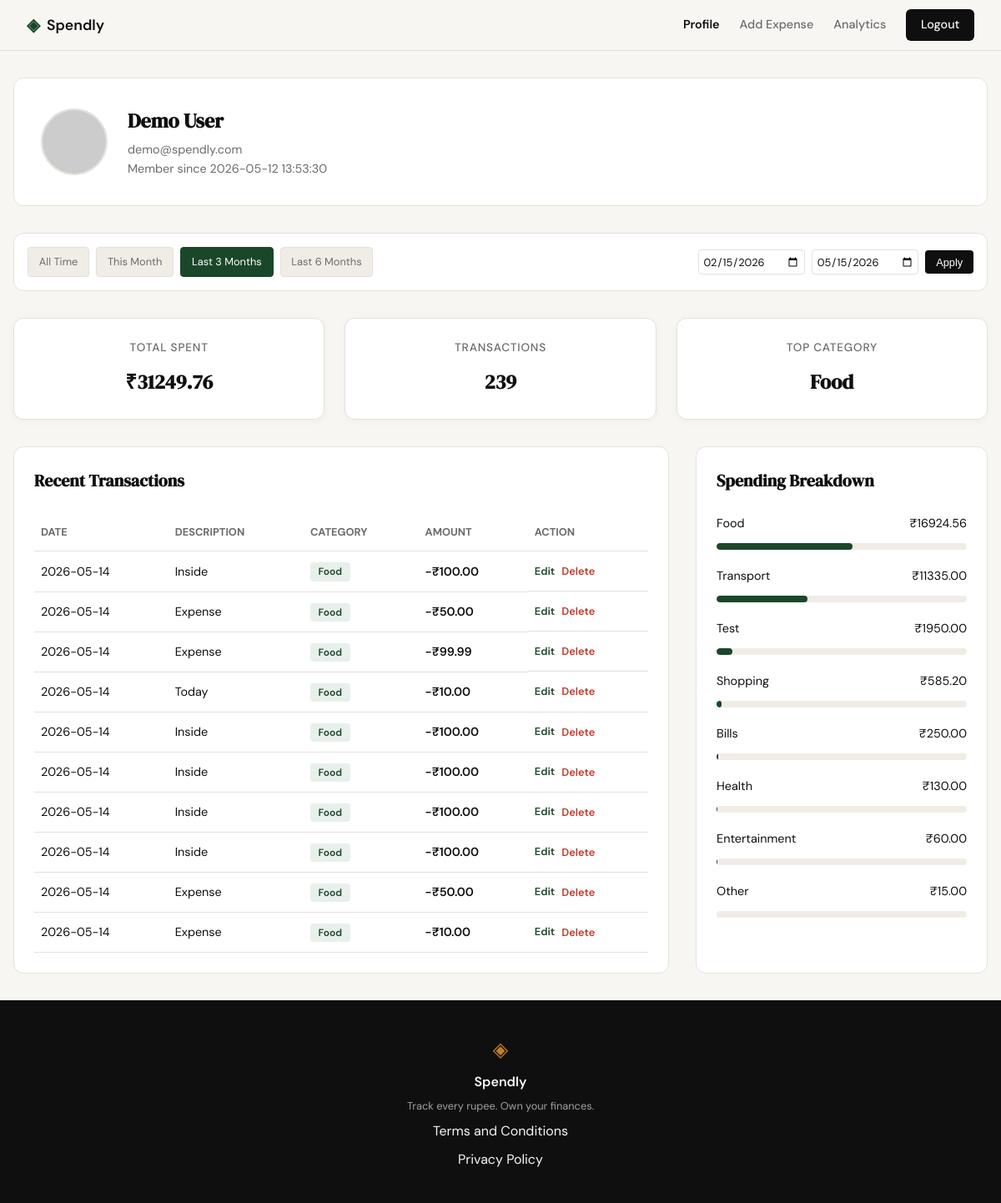
Page /profile?date_from=2026-02-15&date_to=2026-05-15 (signed in) on the committed database.
### tables this page shows
CREATE TABLE users (
            id INTEGER PRIMARY KEY AUTOINCREMENT,
            name TEXT NOT NULL,
            email TEXT UNIQUE NOT NULL,
            password_hash TEXT NOT NULL,
            created_at TEXT DEFAULT (datetime('now'))
        );

CREATE TABLE expenses (
            id INTEGER PRIMARY KEY AUTOINCREMENT,
            user_id INTEGER NOT NULL,
            amount REAL NOT NULL,
            category TEXT NOT NULL,
            date TEXT NOT NULL,
            description TEXT,
            created_at TEXT DEFAULT (datetime('now')),
            FOREIGN KEY (user_id) REFERENCES users (id)
        );

### app.py (the view)
@app.route("/profile")
@login_required
def profile():
    user_id = session.get("user_id")
    date_from = request.args.get("date_from")
    date_to = request.args.get("date_to")
    def validate_date(d):
        if not d: return None
        try:
            return datetime.strptime(d, "%Y-%m-%d").date().isoformat()
        except ValueError:
            return None
    date_from = validate_date(date_from)
    date_to = validate_date(date_to)
    if date_from and date_to and date_from > date_to:
        flash("Start date must be before end date.")
        date_from = date_to = None
    db = get_db()
    user_row = db.execute(
        "SELECT name, email, created_at FROM users WHERE id = ?",
        (user_id,)
    ).fetchone()
    stats_row = get_summary_stats(user_id, date_from, date_to)
    total_spent_val = stats_row["total_spent"] if stats_row and stats_row["total_spent"] is not None else 0.0
    transaction_count = stats_row["transaction_count"] if stats_row else 0
    categories_rows = get_category_breakdown(user_id, date_from, date_to)
    category_breakdown = []
    top_category = "N/A"
    for i, row in enumerate(categories_rows):
        category = row["category"]
        amount = row["total"]
        percentage = (amount / total_spent_val * 100) if total_spent_val > 0 else 0
        if i == 0:
            top_category = category
        category_breakdown.append({
            "category": category,
            "amount": f"₹{amount:.2f}",
            "percentage": round(percentage, 1)
        })
    transactions_rows = get_recent_transactions(user_id, date_from=date_from, date_to=date_to)
    user_profile = {
        "user": {
            "name": user_row["name"],
            "email": user_row["email"],
            "join_date": user_row["created_at"],
            "avatar": f"https://api.dicebear.com/7.x/avataaars/svg?seed={user_row['name']}"
        },
        "stats": {
            "total_spent": f"₹{total_spent_val:.2f}",
            "transaction_count": transaction_count,
            "top_category": top_category
        },
        "category_breakdown": category_breakdown,
        "transactions": [
            {
                "id": row["id"],
                "date": row["date"],
                "description": row["description"],
                "category": row["category"],
                "amount": f"-₹{row['amount']:.2f}"
            }
            for row in transactions_rows
        ]
    }
    today = date.today()
    this_month_start = today.replace(day=1).isoformat()
    this_month_end = today.isoformat()
    last_3m_start = (today - relativedelta(months=3)).isoformat()
    last_3m_end = today.isoformat()
    last_6m_start = (today - relativedelta(months=6)).isoformat()
    last_6m_end = today.isoformat()
    return render_template(
        "profile.html",
        profile=user_profile,
        date_from=date_from,
        date_to=date_to,
        this_month_start=this_month_start,
        this_month_end=this_month_end,
        last_3m_start=last_3m_start,
        last_3m_end=last_3m_end,
        last_6m_start=last_6m_start,
        last_6m_end=last_6m_end
    )

### app.py (called while the page is built)
def login_required(f):
    @wraps(f)
    def decorated_function(*args, **kwargs):
        if session.get("user_id") is None:
            return redirect(url_for("login"))
        return f(*args, **kwargs)
    return decorated_function

### database/db.py (called while the page is built)
def get_db():
    if 'db' not in g:
        g.db = sqlite3.connect(current_app.config['DATABASE'])
        g.db.row_factory = sqlite3.Row
        g.db.execute("PRAGMA foreign_keys = ON")
    return g.db

### database/queries.py (called while the page is built)
def get_summary_stats(user_id, date_from=None, date_to=None):
    db = get_db()
    query = "SELECT SUM(amount) as total_spent, COUNT(id) as transaction_count FROM expenses WHERE user_id = ?"
    params = [user_id]
    if date_from and date_to:
        query += " AND date BETWEEN ? AND ?"
        params.extend([date_from, date_to])
    row = db.execute(query, params).fetchone()
    return row

def get_recent_transactions(user_id, limit=10, date_from=None, date_to=None):
    db = get_db()
    query = "SELECT id, date, description, category, amount FROM expenses WHERE user_id = ?"
    params = [user_id]
    if date_from and date_to:
        query += " AND date BETWEEN ? AND ?"
        params.extend([date_from, date_to])
    query += " ORDER BY date DESC LIMIT ?"
    params.append(limit)
    rows = db.execute(query, params).fetchall()
    return rows

def get_category_breakdown(user_id, date_from=None, date_to=None):
    db = get_db()
    query = "SELECT category, SUM(amount) as total FROM expenses WHERE user_id = ?"
    params = [user_id]
    if date_from and date_to:
        query += " AND date BETWEEN ? AND ?"
        params.extend([date_from, date_to])
    query += " GROUP BY category ORDER BY total DESC"
    rows = db.execute(query, params).fetchall()
    return rows

### templates/profile.html (shortened to what this page needs)
{% extends "base.html" %}
{% block content %}
<link rel="stylesheet" href="{{ url_for('static', filename='css/profile.css') }}">
<div class="profile-container">
    <div class="profile-header-card">
        <img src="{{ profile.user.avatar }}" alt="User Avatar" class="profile-avatar">
        <div class="profile-info">
            <h2>{{ profile.user.name }}</h2>
            <p>{{ profile.user.email }}</p>
            <p>Member since {{ profile.user.join_date }}</p>
        </div>
    </div>
    <div class="filter-bar">
        <div class="filter-presets">
            <a href="{{ url_for('profile', date_from='', date_to='') }}"
               class="preset-btn {{ 'active' if not date_from and not date_to }}">All Time</a>
            <a href="{{ url_for('profile', date_from=this_month_start, date_to=this_month_end) }}"
               class="preset-btn {{ 'active' if date_from == this_month_start and date_to == this_month_end }}">This Month</a>
            <a href="{{ url_for('profile', date_from=last_3m_start, date_to=last_3m_end) }}"
               class="preset-btn {{ 'active' if date_from == last_3m_start and date_to == last_3m_end }}">Last 3 Months</a>
            <a href="{{ url_for('profile', date_from=last_6m_start, date_to=last_6m_end) }}"
               class="preset-btn {{ 'active' if date_from == last_6m_start and date_to == last_6m_end }}">Last 6 Months</a>
        </div >
        <form class="custom-range" method="GET" action="{{ url_for('profile') }}">
            <input type="date" name="date_from" value="{{ date_from or '' }}" placeholder="From">
            <input type="date" name="date_to" value="{{ date_to or '' }}" placeholder="To">
            <button type="submit" class="apply-btn">Apply</button>
        </form>
    </div>
    <div class="stats-grid">
        <div class="stat-card">
            <span class="stat-label">Total Spent</span>
            <span class="stat-value">{{ profile.stats.total_spent }}</span>
        </div>
        <div class="stat-card">
            <span class="stat-label">Transactions</span>
            <span class="stat-value">{{ profile.stats.transaction_count }}</span>
        </div>
        <div class="stat-card">
            <span class="stat-label">Top Category</span>
            <span class="stat-value">{{ profile.stats.top_category }}</span>
        </div>
    </div>
    <div class="dashboard-grid">
        <div class="data-card">
            <h3 class="card-title">Recent Transactions</h3>
            <table class="transaction-table">
                <thead>
                    <tr>
                        <th>Date</th>
                        <th>Description</th>
                        <th>Category</th>
                        <th>Amount</th>
                        <th>Action</th>
                    </tr>
                </thead>
                <tbody>
                    {% for tx in profile.transactions %}
                    <tr>
                        <td>{{ tx.date }}</td>
                        <td>{{ tx.description }}</td>
                        <td><span class="category-badge">{{ tx.category }}</span></td>
                        <td class="amount-neg">{{ tx.amount }}</td>
                        <td class="action-cell">
                            <a href="{{ url_for('edit_expense', id=tx.id) }}" class="edit-link">Edit</a>
                            <form action="{{ url_for('delete_expense', id=tx.id) }}" method="POST" style="display: inline;">
                                <button type="submit" class="delete-link" onclick="return confirm('Are you sure you want to delete this expense?')">Delete</button>
                            </form>
                        </td>
                    </tr>
                    {% endfor %}
                </tbody>
            </table>
        </div>
        <div class="data-card">
            <h3 class="card-title">Spending Breakdown</h3>
            <div class="category-list">
                {% for cat in profile.category_breakdown %}
                <div class="category-item">
                    <div class="category-info">
                        <span>{{ cat.category }}</span>
                        <span>{{ cat.amount }}</span>
                    </div>
                    <div class="category-bar-container">
                        <div class="category-bar" style="width: {{ cat.percentage }}%;"></div>
                    </div>
                </div>
                {% endfor %}
            </div>
        </div>
    </div>
</div>
{% endblock %}

### static/css/style.css (style rules this page uses)
:root { --ink: #0f0f0f; --ink-soft: #2d2d2d; --ink-muted: #6b6b6b; --ink-faint: #a0a0a0; --paper: #f7f6f3; --paper-warm: #f0ede6; --paper-card: #ffffff; --accent: #1a472a; --accent-light: #e8f0eb; --accent-2: #c17f24; --accent-2-light: #fdf3e3; --danger: #c0392b; --danger-light: #fdecea; --border: #e4e1da; --border-soft: #eeebe4; --font-display: 'DM Serif Display', Georgia, serif; --font-body: 'DM Sans', system-ui, sans-serif; --max-width: 1200px; --auth-width: 440px; --radius-sm: 6px; --radius-md: 12px; --radius-lg: 20px; }
*, *::before, *::after { box-sizing: border-box; margin: 0; padding: 0; }
html { font-size: 16px; scroll-behavior: smooth; }
body { background: var(--paper); color: var(--ink); font-family: var(--font-body); font-size: 1rem; line-height: 1.6; -webkit-font-smoothing: antialiased; }
a { color: inherit; text-decoration: none; }
.stat-card { background: var(--paper-card); border-radius: var(--radius-md); padding: 1rem; display: flex; flex-direction: column; gap: 0.25rem; box-shadow: 0 2px 8px rgba(0,0,0,0.04); }
.stat-label { font-size: 0.7rem; font-weight: 500; color: var(--ink-muted); text-transform: uppercase; letter-spacing: 0.04em; }
.stat-value { font-family: var(--font-display); font-size: 1.1rem; color: var(--ink); }
.category-bar { height: 100%; border-radius: 999px; transition: width 0.6s ease; }
.action-cell { display: flex; gap: 0.5rem; align-items: center; }

### static/css/profile.css (style rules this page uses)
.filter-bar { background: var(--paper-card); border: 1px solid var(--border); border-radius: var(--radius-md); padding: 1rem; margin-bottom: 2rem; display: flex; flex-wrap: wrap; align-items: center; justify-content: space-between; gap: 1rem; }
.filter-presets { display: flex; gap: 0.5rem; flex-wrap: wrap; }
.preset-btn { padding: 0.4rem 0.8rem; border: 1px solid var(--border); border-radius: 4px; background: var(--paper-warm); color: var(--ink-muted); text-decoration: none; font-size: 0.8rem; transition: all 0.2s ease; }
.preset-btn.active { background: var(--accent); color: white; border-color: var(--accent); }
.custom-range { display: flex; align-items: center; gap: 0.5rem; }
.custom-range input { padding: 0.3rem; border: 1px solid var(--border); border-radius: 4px; font-size: 0.8rem; color: var(--ink); background-color: var(--paper-card); font-family: inherit; }
.apply-btn { padding: 0.4rem 0.8rem; background: var(--ink); color: white; border: none; border-radius: 4px; cursor: pointer; font-size: 0.8rem; }

### rows in the picture
users: user.name "Demo User", user.email "demo@spendly.com", user.join_date "2026-05-12 13:53:30"
expenses: date "2026-05-14", description "Inside", category "Food", amount "-₹100.00"
expenses: date "2026-05-14", description "Expense", category "Food", amount "-₹50.00"
expenses: date "2026-05-14", description "Expense", category "Food", amount "-₹99.99"
expenses: date "2026-05-14", description "Today", category "Food", amount "-₹10.00"
expenses: date "2026-05-14", description "Inside", category "Food", amount "-₹100.00"
expenses: date "2026-05-14", description "Inside", category "Food", amount "-₹100.00"
expenses: date "2026-05-14", description "Inside", category "Food", amount "-₹100.00"
expenses: date "2026-05-14", description "Inside", category "Food", amount "-₹100.00"
expenses: date "2026-05-14", description "Expense", category "Food", amount "-₹50.00"
expenses: date "2026-05-14", description "Expense", category "Food", amount "-₹10.00"

### other values in the picture
{{ profile.stats.total_spent }} "₹31249.76"
{{ profile.stats.transaction_count }} "239"
{{ profile.stats.top_category }} "Food"
{{ cat.category }} "Food" "Transport" "Test" "Shopping" "Bills" "Health" "Entertainment" "Other"
{{ cat.amount }} "₹16924.56" "₹11335.00" "₹1950.00" "₹585.20" "₹250.00" "₹130.00" "₹60.00" "₹15.00"
